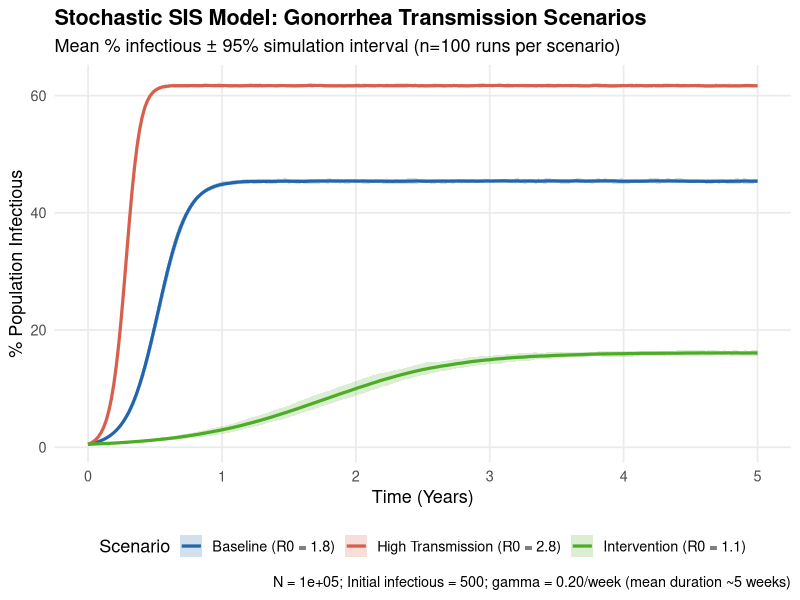
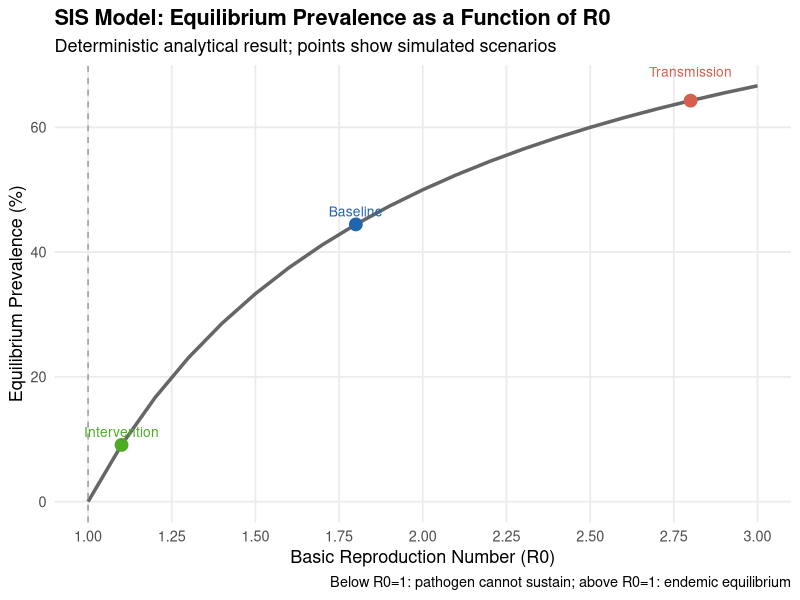
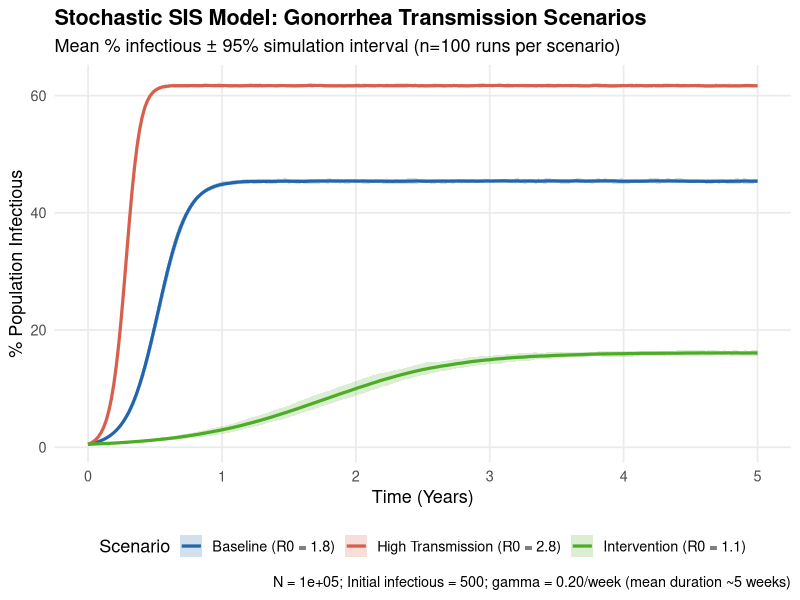
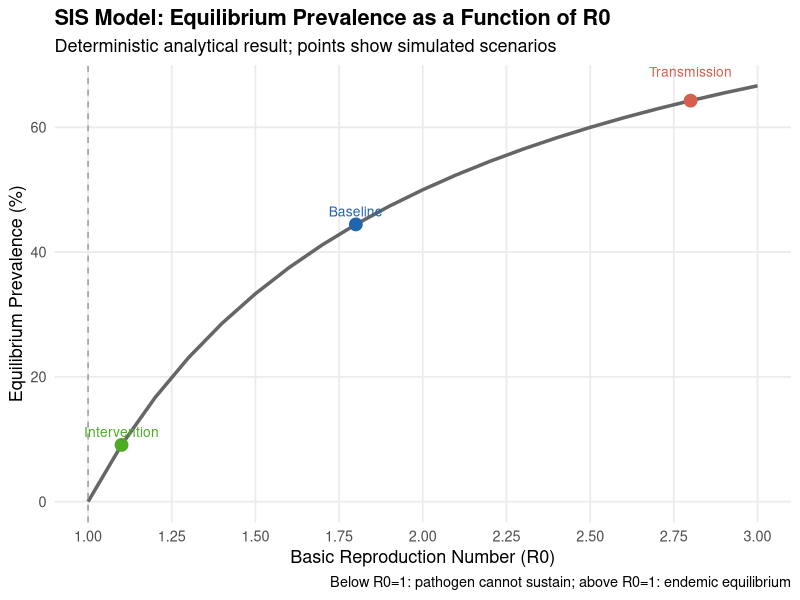

R code for these plots, in order:
## ---- chunk 1
knitr::opts_chunk$set(
  echo    = TRUE,
  message = FALSE,
  warning = FALSE,
  fig.width  = 9,
  fig.height = 5.5,
  dpi     = 300
)
## ---- chunk 2
library(ggplot2)
library(dplyr)
library(tidyr)
library(purrr)
library(readr)

set.seed(6270)  # For reproducibility
## ---- chunk 3
#' Stochastic SIS model for gonorrhea
#'
#' @param N       Total population size
#' @param I0      Initial number infectious
#' @param beta    Transmission rate (contacts/week × P(transmission))
#' @param gamma   Recovery rate (1 / mean duration in weeks)
#' @param t_max   Number of time steps (weeks)
#' @param dt      Time step size (default 1 week)
#' @return A data frame: time, S, I, S_prop, I_prop
run_sis <- function(N = 100000, I0 = 500, beta, gamma,
                    t_max = 260, dt = 1) {

  S <- numeric(t_max + 1)
  I <- numeric(t_max + 1)

  S[1] <- N - I0
  I[1] <- I0

  for (t in 1:t_max) {
    lambda         <- beta * I[t] / N
    new_infected   <- rbinom(1, S[t], prob = 1 - exp(-lambda * dt))
    new_recovered  <- rbinom(1, I[t], prob = 1 - exp(-gamma * dt))
    S[t + 1] <- max(0, S[t] - new_infected + new_recovered)
    I[t + 1] <- max(0, I[t] + new_infected - new_recovered)
  }

  data.frame(
    time   = 0:t_max,
    S      = S,
    I      = I,
    S_prop = S / N,
    I_prop = I / N
  )
}
## ---- chunk 4
scenarios <- list(
  baseline     = list(beta = 0.36, gamma = 0.20, label = "Baseline (R0=1.8)"),
  high_beta    = list(beta = 0.56, gamma = 0.20, label = "High Transmission (R0=2.8)"),
  intervention = list(beta = 0.22, gamma = 0.20, label = "Intervention (R0=1.1)")
)

n_sims <- 100     # Stochastic runs per scenario
N      <- 100000
I0     <- 500
t_max  <- 260     # 5 years in weeks
## ---- chunk 5
all_results <- map_dfr(names(scenarios), function(sc_name) {
  sc <- scenarios[[sc_name]]
  R0 <- sc$beta / sc$gamma

  cat(sprintf("  Scenario: %-12s | beta=%.2f | gamma=%.2f | R0=%.2f\n",
              sc_name, sc$beta, sc$gamma, R0))

  map_dfr(1:n_sims, function(sim_id) {
    run_sis(N = N, I0 = I0,
            beta  = sc$beta,
            gamma = sc$gamma,
            t_max = t_max) %>%
      mutate(
        sim_id   = sim_id,
        scenario = sc_name,
        label    = sc$label,
        beta     = sc$beta,
        gamma    = sc$gamma,
        R0       = R0
      )
  })
})

cat(sprintf("Total rows generated: %d\n", nrow(all_results)))
## ---- chunk 6
sim_summary <- all_results %>%
  group_by(scenario, label, time, beta, gamma, R0) %>%
  summarise(
    mean_I  = mean(I_prop),
    lower_I = quantile(I_prop, 0.025),
    upper_I = quantile(I_prop, 0.975),
    .groups = "drop"
  )
## ---- chunk 7
sim_summary %>%
  filter(time == t_max) %>%
  mutate(
    mean_pct  = round(mean_I  * 100, 2),
    lower_pct = round(lower_I * 100, 2),
    upper_pct = round(upper_I * 100, 2)
  ) %>%
  select(scenario, R0, mean_pct, lower_pct, upper_pct)
## ---- chunk 8
write_csv(
  all_results %>% select(sim_id, time, S, I, S_prop, I_prop, scenario, beta, gamma, R0),
  "gonorrhea_simulated.csv"
)
## ---- chunk 9
scenario_colors <- c(
  "baseline"     = "#2166ac",
  "high_beta"    = "#d6604d",
  "intervention" = "#4dac26"
)

scenario_labels <- c(
  "baseline"     = "Baseline (R0 = 1.8)",
  "high_beta"    = "High Transmission (R0 = 2.8)",
  "intervention" = "Intervention (R0 = 1.1)"
)
## ---- chunk 10
p_sim <- ggplot(sim_summary,
                aes(x     = time / 52,
                    y     = mean_I * 100,
                    color = scenario,
                    fill  = scenario)) +
  geom_ribbon(aes(ymin = lower_I * 100, ymax = upper_I * 100),
              alpha = 0.2, color = NA) +
  geom_line(linewidth = 1.1) +
  scale_color_manual(values = scenario_colors, labels = scenario_labels, name = "Scenario") +
  scale_fill_manual( values = scenario_colors, labels = scenario_labels, name = "Scenario") +
  scale_x_continuous(breaks = 0:5) +
  labs(
    title    = "Stochastic SIS Model: Gonorrhea Transmission Scenarios",
    subtitle = "Mean % infectious ± 95% simulation interval (n=100 runs per scenario)",
    x        = "Time (Years)",
    y        = "% Population Infectious",
    caption  = paste0("N = ", format(N, big.mark = ","),
                      "; Initial infectious = ", I0,
                      "; gamma = 0.20/week (mean duration ~5 weeks)")
  ) +
  theme_minimal(base_size = 13) +
  theme(
    plot.title       = element_text(face = "bold"),
    legend.position  = "bottom",
    panel.grid.minor = element_blank()
  )

p_sim
ggsave("output/figures/simulation_outcomes.png", plot = p_sim,
       width = 9, height = 5.5, dpi = 300)
## ---- chunk 11
r0_vals <- seq(1.0, 3.0, by = 0.1)
eq_prev <- ifelse(r0_vals > 1, (1 - 1 / r0_vals) * 100, 0)
r0_df   <- data.frame(R0 = r0_vals, eq_prevalence = eq_prev)

sc_points <- data.frame(
  R0            = c(1.8, 2.8, 1.1),
  eq_prevalence = c((1 - 1/1.8)*100, (1 - 1/2.8)*100, (1 - 1/1.1)*100),
  label         = c("Baseline", "High\nTransmission", "Intervention"),
  color         = c("#2166ac", "#d6604d", "#4dac26")
)

p_r0 <- ggplot(r0_df, aes(x = R0, y = eq_prevalence)) +
  geom_line(linewidth = 1.2, color = "grey40") +
  geom_vline(xintercept = 1, linetype = "dashed", color = "grey60") +
  geom_point(data = sc_points, aes(color = color), size = 4, show.legend = FALSE) +
  geom_text( data = sc_points, aes(label = label, color = color),
             vjust = -0.8, size = 3.5, show.legend = FALSE) +
  scale_color_identity() +
  scale_x_continuous(breaks = seq(1.0, 3.0, by = 0.25)) +
  labs(
    title    = "SIS Model: Equilibrium Prevalence as a Function of R0",
    subtitle = "Deterministic analytical result; points show simulated scenarios",
    x        = "Basic Reproduction Number (R0)",
    y        = "Equilibrium Prevalence (%)",
    caption  = "Below R0=1: pathogen cannot sustain; above R0=1: endemic equilibrium"
  ) +
  theme_minimal(base_size = 13) +
  theme(
    plot.title       = element_text(face = "bold"),
    panel.grid.minor = element_blank()
  )

p_r0
ggsave("output/figures/r0_sensitivity.png", plot = p_r0,
       width = 8, height = 5, dpi = 300)
